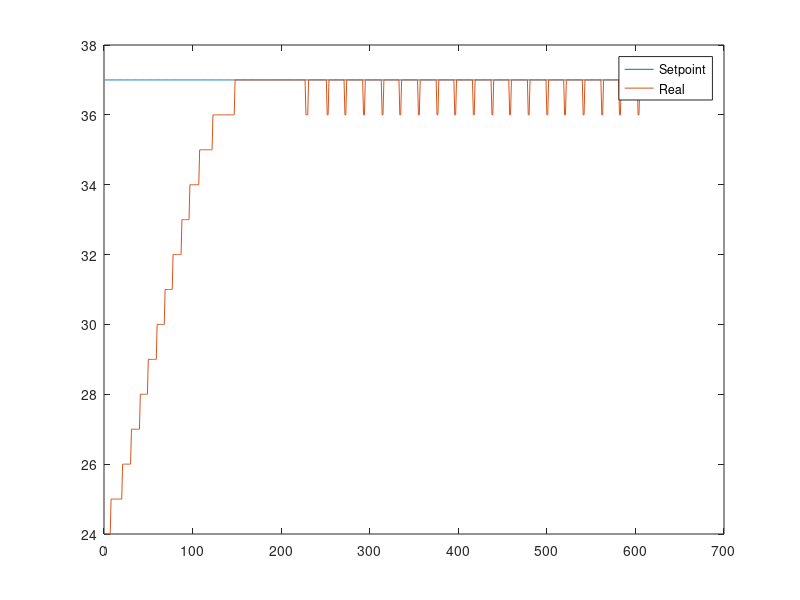

The MATLAB script that drew this image:
close all;
clear all;
clc;
a=[
37 24 
37 24 
37 24 
37 24 
37 24 
37 24 
37 24 
37 25 
37 25 
37 25 
37 25 
37 25 
37 25 
37 25 
37 25 
37 25 
37 25 
37 25 
37 25 
37 25 
37 26 
37 26 
37 26 
37 26 
37 26 
37 26 
37 26 
37 26 
37 26 
37 26 
37 27 
37 27 
37 27 
37 27 
37 27 
37 27 
37 27 
37 27 
37 27 
37 27 
37 28 
37 28 
37 28 
37 28 
37 28 
37 28 
37 28 
37 28 
37 28 
37 29 
37 29 
37 29 
37 29 
37 29 
37 29 
37 29 
37 29 
37 29 
37 29 
37 30 
37 30 
37 30 
37 30 
37 30 
37 30 
37 30 
37 30 
37 30 
37 31 
37 31 
37 31 
37 31 
37 31 
37 31 
37 31 
37 31 
37 31 
37 32 
37 32 
37 32 
37 32 
37 32 
37 32 
37 32 
37 32 
37 32 
37 32 
37 33 
37 33 
37 33 
37 33 
37 33 
37 33 
37 33 
37 33 
37 33 
37 34 
37 34 
37 34 
37 34 
37 34 
37 34 
37 34 
37 34 
37 34 
37 34 
37 34 
37 35 
37 35 
37 35 
37 35 
37 35 
37 35 
37 35 
37 35 
37 35 
37 35 
37 35 
37 35 
37 35 
37 35 
37 35 
37 36 
37 36 
37 36 
37 36 
37 36 
37 36 
37 36 
37 36 
37 36 
37 36 
37 36 
37 36 
37 36 
37 36 
37 36 
37 36 
37 36 
37 36 
37 36 
37 36 
37 36 
37 36 
37 36 
37 36 
37 36 
37 37 
37 37 
37 37 
37 37 
37 37 
37 37 
37 37 
37 37 
37 37 
37 37 
37 37 
37 37 
37 37 
37 37 
37 37 
37 37 
37 37 
37 37 
37 37 
37 37 
37 37 
37 37 
37 37 
37 37 
37 37 
37 37 
37 37 
37 37 
37 37 
37 37 
37 37 
37 37 
37 37 
37 37 
37 37 
37 37 
37 37 
37 37 
37 37 
37 37 
37 37 
37 37 
37 37 
37 37 
37 37 
37 37 
37 37 
37 37 
37 37 
37 37 
37 37 
37 37 
37 37 
37 37 
37 37 
37 37 
37 37 
37 37 
37 37 
37 37 
37 37 
37 37 
37 37 
37 37 
37 37 
37 37 
37 37 
37 37 
37 37 
37 37 
37 37 
37 37 
37 37 
37 37 
37 37 
37 37 
37 37 
37 37 
37 37 
37 37 
37 36 
37 36 
37 36 
37 37 
37 37 
37 37 
37 37 
37 37 
37 37 
37 37 
37 37 
37 37 
37 37 
37 37 
37 37 
37 37 
37 37 
37 37 
37 37 
37 37 
37 37 
37 37 
37 37 
37 37 
37 36 
37 36 
37 37 
37 37 
37 37 
37 37 
37 37 
37 37 
37 37 
37 37 
37 37 
37 37 
37 37 
37 37 
37 37 
37 37 
37 37 
37 37 
37 37 
37 37 
37 36 
37 36 
37 37 
37 37 
37 37 
37 37 
37 37 
37 37 
37 37 
37 37 
37 37 
37 37 
37 37 
37 37 
37 37 
37 37 
37 37 
37 37 
37 37 
37 37 
37 37 
37 36 
37 36 
37 37 
37 37 
37 37 
37 37 
37 37 
37 37 
37 37 
37 37 
37 37 
37 37 
37 37 
37 37 
37 37 
37 37 
37 37 
37 37 
37 37 
37 37 
37 37 
37 36 
37 36 
37 37 
37 37 
37 37 
37 37 
37 37 
37 37 
37 37 
37 37 
37 37 
37 37 
37 37 
37 37 
37 37 
37 37 
37 37 
37 37 
37 37 
37 37 
37 36 
37 36 
37 37 
37 37 
37 37 
37 37 
37 37 
37 37 
37 37 
37 37 
37 37 
37 37 
37 37 
37 37 
37 37 
37 37 
37 37 
37 37 
37 37 
37 37 
37 37 
37 36 
37 36 
37 37 
37 37 
37 37 
37 37 
37 37 
37 37 
37 37 
37 37 
37 37 
37 37 
37 37 
37 37 
37 37 
37 37 
37 37 
37 37 
37 37 
37 37 
37 37 
37 36 
37 36 
37 37 
37 37 
37 37 
37 37 
37 37 
37 37 
37 37 
37 37 
37 37 
37 37 
37 37 
37 37 
37 37 
37 37 
37 37 
37 37 
37 37 
37 37 
37 36 
37 36 
37 37 
37 37 
37 37 
37 37 
37 37 
37 37 
37 37 
37 37 
37 37 
37 37 
37 37 
37 37 
37 37 
37 37 
37 37 
37 37 
37 37 
37 37 
37 37 
37 36 
37 36 
37 37 
37 37 
37 37 
37 37 
37 37 
37 37 
37 37 
37 37 
37 37 
37 37 
37 37 
37 37 
37 37 
37 37 
37 37 
37 37 
37 37 
37 37 
37 37 
37 36 
37 36 
37 37 
37 37 
37 37 
37 37 
37 37 
37 37 
37 37 
37 37 
37 37 
37 37 
37 37 
37 37 
37 37 
37 37 
37 37 
37 37 
37 37 
37 37 
37 36 
37 36 
37 37 
37 37 
37 37 
37 37 
37 37 
37 37 
37 37 
37 37 
37 37 
37 37 
37 37 
37 37 
37 37 
37 37 
37 37 
37 37 
37 37 
37 37 
37 37 
37 36 
37 36 
37 37 
37 37 
37 37 
37 37 
37 37 
37 37 
37 37 
37 37 
37 37 
37 37 
37 37 
37 37 
37 37 
37 37 
37 37 
37 37 
37 37 
37 37 
37 37 
37 36 
37 36 
37 37 
37 37 
37 37 
37 37 
37 37 
37 37 
37 37 
37 37 
37 37 
37 37 
37 37 
37 37 
37 37 
37 37 
37 37 
37 37 
37 37 
37 37 
37 36 
37 36 
37 37 
37 37 
37 37 
37 37 
37 37 
37 37 
37 37 
37 37 
37 37 
37 37 
37 37 
37 37 
37 37 
37 37 
37 37 
37 37 
37 37 
37 37 
37 37 
37 36 
37 36 
37 37 
37 37 
37 37 
37 37 
37 37 
37 37 
37 37 
37 37 
37 37 
37 37 
37 37 
37 37 
37 37 
37 37 
37 37 
37 37 
37 37 
37 37 
37 37 
37 36 
37 36 
37 37 
37 37 
37 37 
37 37 
37 37 
37 37 
37 37 
37 37 
37 37 
37 37 
37 37 
37 37 
37 37 
37 37 
37 37 
37 37 
37 37 
37 37 
37 36 
37 36 
37 37 
37 37 
37 37 
37 37 
37 37 
37 37 
37 37 
37 37 
37 37 
37 37 
37 37 
37 37 
37 37 
37 37 
37 37 
37 37 
37 37 
37 37 
37 37 
37 36 
37 36 
37 37 
37 37 
37 37 
37 37 
37 37 
37 37 
37 37 
37 37 
37 37 
37 37 
37 37 
37 37 
37 37 
37 37 
37 37 
37 37 
37 37 
37 37 
];
plot(a)
legend('Setpoint', 'Real');